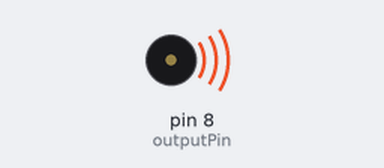
Bench run of a sketch on a simulated Arduino Uno, built with avr-gcc and run on an emulated ATmega328P. On the bench: buzzer (waves = sounding).

Above: at 0.3 s.
At 28.9 s:
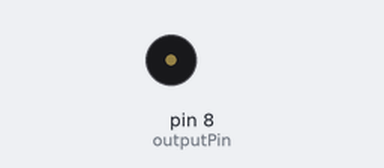
Timing chart, 0 to 30.4 s (numbered marks = the images above):
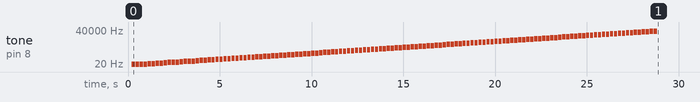

The sketch:

notes.ino
```cpp
#include "notes.h"

int melody[] = {
  NO_SOUND,
  NOTE_C0,
  NOTE_CS0,
  NOTE_D0,
  NOTE_DS0,
  NOTE_E0,
  NOTE_F0,
  NOTE_FS0,
  NOTE_G0,
  NOTE_GS0,
  NOTE_A0,
  NOTE_AS0,
  NOTE_B0,
  NOTE_C1,
  NOTE_CS1,
  NOTE_D1,
  NOTE_DS1,
  NOTE_E1,
  NOTE_F1,
  NOTE_FS1,
  NOTE_G1,
  NOTE_GS1,
  NOTE_A1,
  NOTE_AS1,
  NOTE_B1,
  NOTE_C2,
  NOTE_CS2,
  NOTE_D2,
  NOTE_DS2,
  NOTE_E2,
  NOTE_F2,
  NOTE_FS2,
  NOTE_G2,
  NOTE_GS2,
  NOTE_A2,
  NOTE_AS2,
  NOTE_B2,
  NOTE_C3,
  NOTE_CS3,
  NOTE_D3,
  NOTE_DS3,
  NOTE_E3,
  NOTE_F3,
  NOTE_FS3,
  NOTE_G3,
  NOTE_GS3,
  NOTE_A3,
  NOTE_AS3,
  NOTE_B3,
  NOTE_C4,
  NOTE_CS4,
  NOTE_D4,
  NOTE_DS4,
  NOTE_E4,
  NOTE_F4,
  NOTE_FS4,
  NOTE_G4,
  NOTE_GS4,
  NOTE_A4,
  NOTE_AS4,
  NOTE_B4,
  NOTE_C5,
  NOTE_CS5,
  NOTE_D5,
  NOTE_DS5,
  NOTE_E5,
  NOTE_F5,
  NOTE_FS5,
  NOTE_G5,
  NOTE_GS5,
  NOTE_A5,
  NOTE_AS5,
  NOTE_B5,
  NOTE_C6,
  NOTE_CS6,
  NOTE_D6,
  NOTE_DS6,
  NOTE_E6,
  NOTE_F6,
  NOTE_FS6,
  NOTE_G6,
  NOTE_GS6,
  NOTE_A6,
  NOTE_AS6,
  NOTE_B6,
  NOTE_C7,
  NOTE_CS7,
  NOTE_D7,
  NOTE_DS7,
  NOTE_E7,
  NOTE_F7,
  NOTE_FS7,
  NOTE_G7,
  NOTE_GS7,
  NOTE_A7,
  NOTE_AS7,
  NOTE_B7,
  NOTE_C8,
  NOTE_CS8,
  NOTE_D8,
  NOTE_DS8, // Max Distinguishable Pitch
  NOTE_E8,
  NOTE_F8,
  NOTE_FS8,
  NOTE_G8,
  NOTE_GS8,
  NOTE_A8,
  NOTE_AS8,
  NOTE_B8,
  NOTE_C9,
  NOTE_CS9,
  NOTE_D9,
  NOTE_DS9,
  NOTE_E9,
  NOTE_F9,
  NOTE_FS9,
  NOTE_G9,
  NOTE_GS9,
  NOTE_A9,
  NOTE_AS9,
  NOTE_B9,
  NOTE_C10,
  NOTE_CS10,
  NOTE_D10,
  NOTE_DS10,
  NOTE_E10,
  NOTE_F10,
  NOTE_FS10,
  NOTE_G10,
  NOTE_GS10,
  NOTE_A10,
  NOTE_AS10,
  NOTE_B10
};

int noteDurations[] = {
  8, 8, 8, 8, 8, 8, 8, 8, 8, 8,
  8, 8, 8, 8, 8, 8, 8, 8, 8, 8,
  8, 8, 8, 8, 8, 8, 8, 8, 8, 8,
  8, 8, 8, 8, 8, 8, 8, 8, 8, 8,
  8, 8, 8, 8, 8, 8, 8, 8, 8, 8,
  8, 8, 8, 8, 8, 8, 8, 8, 8, 8,
  8, 8, 8, 8, 8, 8, 8, 8, 8, 8,
  8, 8, 8, 8, 8, 8, 8, 8, 8, 8,
  8, 8, 8, 8, 8, 8, 8, 8, 8, 8,
  8, 8, 8, 8, 8, 8, 8, 8, 8, 8,
  8, 8, 8, 8, 8, 8, 8, 8, 8, 8,
  8, 8, 8, 8, 8, 8, 8, 8, 8, 8,
  8, 8, 8, 8, 8, 8, 8, 8, 8, 8,
  8, 8, 8
};

int outputPin = 8;
int numNotes = 133;
int pace = 1450;
float delayPercentage = 1.2;

void setup() {
  for (int note = 0; note < numNotes; note++) {
    int duration = pace / noteDurations[note];
    tone(outputPin, melody[note], duration);
    delay(duration * delayPercentage);
  }
}

void loop() {
  // to repeat melody, push reset button.
}
```

notes.h
```cpp
/*************************************************
 * Tone Frequencies
 * http://api.ning.com/files/BVQDZoqdx*9pEUENbk4DVmcrURfee-ie3wPioV*qNQ0YWjaF0ffXzBeB5QB8ckGjBwFOFul0jeoRnyBPohiJWbhvze11FIqH/NOTAS.png
 *************************************************/

#define NO_SOUND 0

#define NOTE_C0  16 // -48
#define NOTE_CS0 17 // -47
#define NOTE_D0  18 // -46
#define NOTE_DS0 19 // -45
#define NOTE_E0  21 // -44
#define NOTE_F0  22 // -43
#define NOTE_FS0 23 // -42
#define NOTE_G0  25 // -41
#define NOTE_GS0 26 // -40
#define NOTE_A0  28 // -39
#define NOTE_AS0 29 // -38
#define NOTE_B0  31 // -37

#define NOTE_C1  33 // -36
#define NOTE_CS1 35 // -35
#define NOTE_D1  37 // -34
#define NOTE_DS1 39 // -33
#define NOTE_E1  41 // -32
#define NOTE_F1  44 // -31
#define NOTE_FS1 46 // -30
#define NOTE_G1  49 // -29
#define NOTE_GS1 52 // -28
#define NOTE_A1  55 // -27
#define NOTE_AS1 58 // -26
#define NOTE_B1  62 // -25

#define NOTE_C2  65 // -24
#define NOTE_CS2 69 // -23
#define NOTE_D2  73 // -22
#define NOTE_DS2 78 // -21
#define NOTE_E2  82 // -20
#define NOTE_F2  87 // -19
#define NOTE_FS2 93 // -18
#define NOTE_G2  98 // -17
#define NOTE_GS2 104 // -16
#define NOTE_A2  110 // -15
#define NOTE_AS2 117 // -14
#define NOTE_B2  123 // -13

#define NOTE_C3  131 // -12
#define NOTE_CS3 139 // -11
#define NOTE_D3  147 // -10
#define NOTE_DS3 156 // -9
#define NOTE_E3  165 // -8
#define NOTE_F3  175 // -7
#define NOTE_FS3 185 // -6
#define NOTE_G3  196 // -5
#define NOTE_GS3 208 // -4
#define NOTE_A3  220 // -3
#define NOTE_AS3 233 // -2
#define NOTE_B3  247 // -1

#define NOTE_C4  262 // Middle C
#define NOTE_CS4 277 // +1
#define NOTE_D4  294 // +2
#define NOTE_DS4 311 // +3
#define NOTE_E4  330 // +4
#define NOTE_F4  349 // +5
#define NOTE_FS4 370 // +6
#define NOTE_G4  392 // +7
#define NOTE_GS4 415 // +8
#define NOTE_A4  440 // +9
#define NOTE_AS4 466 // +10
#define NOTE_B4  494 // +11

#define NOTE_C5  523 // +12
#define NOTE_CS5 554 // +13
#define NOTE_D5  587 // +14
#define NOTE_DS5 622 // +15
#define NOTE_E5  659 // +16
#define NOTE_F5  698 // +17
#define NOTE_FS5 740 // +18
#define NOTE_G5  784 // +19
#define NOTE_GS5 831 // +20
#define NOTE_A5  880 // +21
#define NOTE_AS5 932 // +22
#define NOTE_B5  988 // +23

#define NOTE_C6  1047 // +24
#define NOTE_CS6 1109 // +25
#define NOTE_D6  1175 // +26
#define NOTE_DS6 1245 // +27
#define NOTE_E6  1319 // +28
#define NOTE_F6  1397 // +29
#define NOTE_FS6 1480 // +30
#define NOTE_G6  1568 // +31
#define NOTE_GS6 1661 // +32
#define NOTE_A6  1760 // +33
#define NOTE_AS6 1865 // +34
#define NOTE_B6  1976 // +35

#define NOTE_C7  2093 // +36
#define NOTE_CS7 2218 // +37
#define NOTE_D7  2349 // +38
#define NOTE_DS7 2489 // +39
#define NOTE_E7  2637 // +40
#define NOTE_F7  2794 // +41
#define NOTE_FS7 2960 // +42
#define NOTE_G7  3136 // +43
#define NOTE_GS7 3322 // +44
#define NOTE_A7  3520 // +45
#define NOTE_AS7 3729 // +46
#define NOTE_B7  3951 // +47

#define NOTE_C8  4186 // +48
#define NOTE_CS8 4435 // +49
#define NOTE_D8  4699 // +50
#define NOTE_DS8 4978 // +51
#define NOTE_E8  5274 // +52
#define NOTE_F8  5588 // +53
#define NOTE_FS8 5920 // +54
#define NOTE_G8  6272 // +55
#define NOTE_GS8 6645 // +56
#define NOTE_A8  7040 // +57
#define NOTE_AS8 7459 // +58
#define NOTE_B8  7902 // +59

#define NOTE_C9  8372 // +60
#define NOTE_CS9 8870 // +61
#define NOTE_D9  9397 // +62
#define NOTE_DS9 9956 // +63
#define NOTE_E9  10548 // +64
#define NOTE_F9  11175 // +65
#define NOTE_FS9 11840 // +66
#define NOTE_G9  12544 // +67
#define NOTE_GS9 13290 // +68
#define NOTE_A9  14080 // +69
#define NOTE_AS9 14917 // +70
#define NOTE_B9  15804 // +71

#define NOTE_C10  16744 // +72
#define NOTE_CS10 17740 // +73
#define NOTE_D10  18795 // +74
#define NOTE_DS10 19912 // +75
#define NOTE_E10  21096 // +76
#define NOTE_F10  22350 // +77
#define NOTE_FS10 23680 // +78
#define NOTE_G10  25088 // +79
#define NOTE_GS10 26580 // +80
#define NOTE_A10  28160 // +81
#define NOTE_AS10 29835 // +82
#define NOTE_B10  31609 // +83
```
